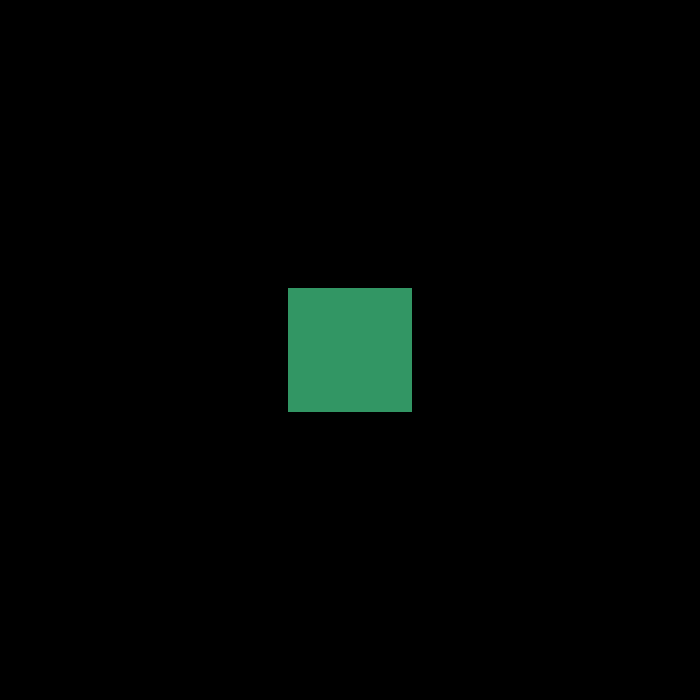
Frame 1 (no input)
Frame 60 (the mouse pressed at the canvas centre just before this capture): identical to frame 1, image omitted
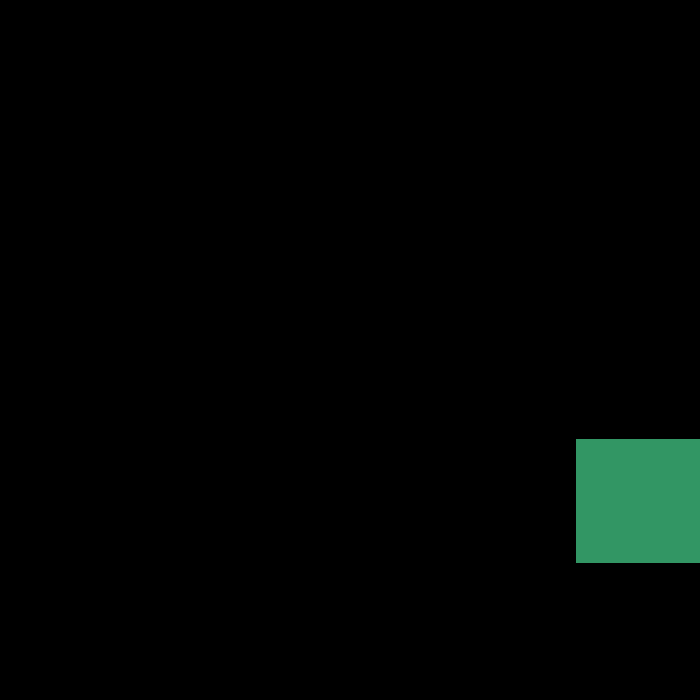
Frame 120 (the mouse held since frame 60 and released just before this capture)

The Processing sketch that drew these frames (run headless with seeded random() and noise(); from frame 60 on, the mouse is pressed at the canvas centre):

// Processing sketch: SS2_ChangeBounce
// ── SS2_ChangeBounce.pde
//Shapeshifter bounce. 
//click to make shape bounce and change color!
//move mouse around to change shape!
// move the mouse around the screen!

float x; 
float y;
float xMove;
float yMove;
float r = 255;
float g = 255;
float b = 255;

void setup(){
  size (700, 700);
  x = width/2;
  y = height/2;
  rectMode (CENTER);
}

void draw(){
  background(0);
  fill(175, 0, 175);
  
  if (keyPressed == true) {
    ellipse (x, y, 100, 100);
    x = x + xMove;
    y = y + yMove;
  }else {
    fill (50, 150, 100);
    rect (x, y, 125, 125);
    x = x + xMove;
    y = y + yMove;
  } 
   
   if (mouseX > width/2){
     fill( r, g, b);
     rect (x, y, 125, 125);
     x = x + xMove;
     y = y + yMove;
   } 
   
   if (mouseY > height/2){
     fill (r, g, b);
     ellipse (x, y, 100, 100);
     x = x + xMove;
     y = y + yMove;
  }
   if(x > width || x < 0){
     xMove = -xMove;
  }
  if(y > height || y < 0){
     yMove = -yMove; 
  }
}

void mousePressed(){
  xMove = random (1, 7);
  yMove = random (1, 7);
  r = random (255);
  g = random (255);
  b = random (255);
  
}
